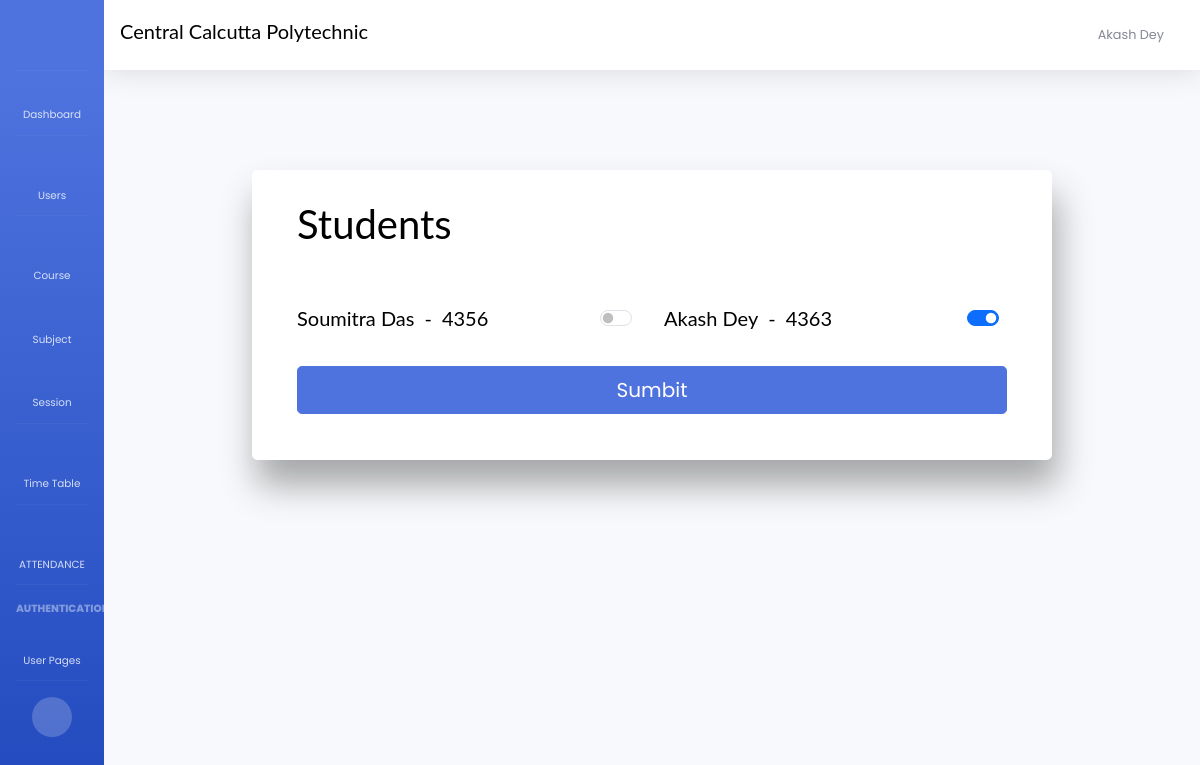
Before: /update_attendance/2/ (signed in) with the older database file.
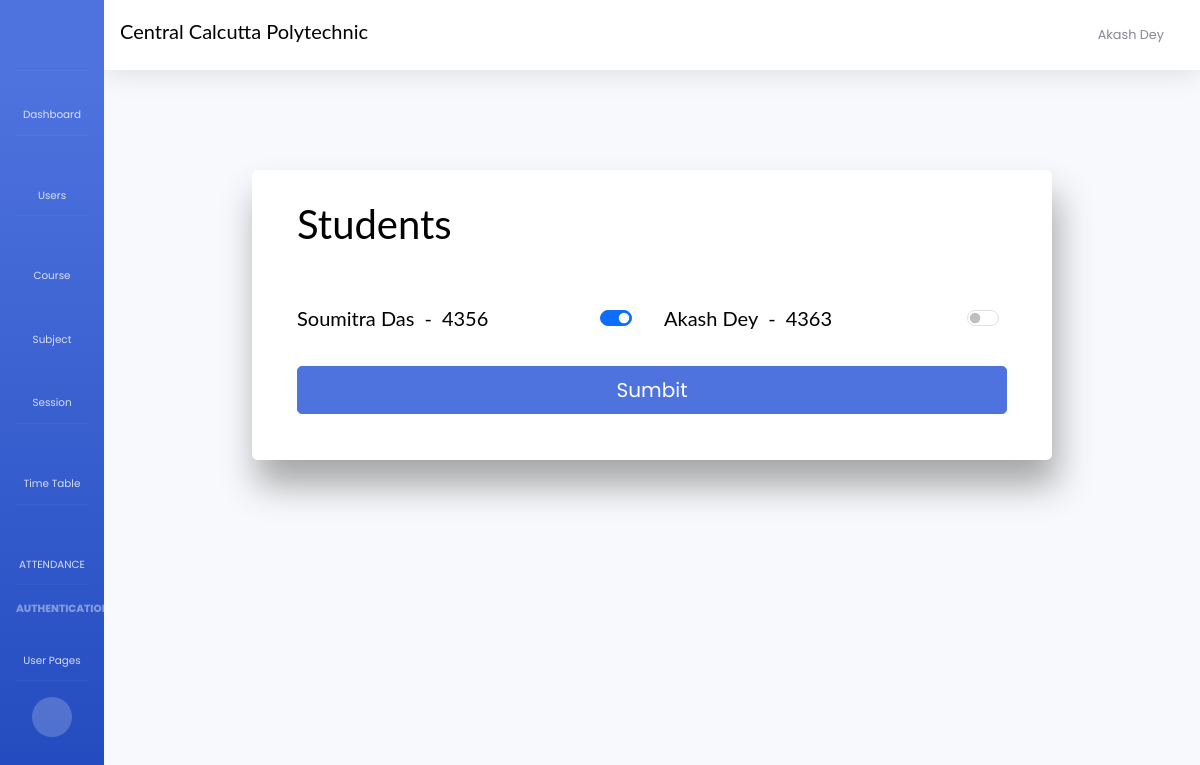
After: the same page with the newer database file.
### datamodule/models.py (models this page shows, shortened)
class AttendanceReport(models.Model):
    id=models.AutoField(primary_key=True)
    student_id=models.ForeignKey(Student,on_delete=models.DO_NOTHING)
    attendance_id=models.ForeignKey(Attendance,on_delete=models.CASCADE)
    status=models.BooleanField(default=False)
    created_at=models.DateTimeField(auto_now_add=True)
    updated_at=models.DateTimeField(auto_now_add=True)
    objects=models.Manager()

### usermodule/models.py (models this page shows, shortened)
class Student(models.Model):
    def wrapper(instance, filename):
        ext = filename.split('.')[-1]
        filename = '{}.{}'.format(instance.id, ext)
        return os.path.join("Student", filename)
    id=models.AutoField(primary_key=True)
    student = models.OneToOneField(CustomUser, on_delete=models.CASCADE)
    reg_id = models.CharField(max_length=10)
    photo = models.FileField(upload_to=wrapper)
    name = models.CharField(max_length=50)
    email = models.EmailField(unique=True)
    verified = models.BooleanField(default=False)
    dob = models.DateField()
    gender = models.CharField(max_length=10)
    phone = models.IntegerField()
    sem = models.ForeignKey(Semester, on_delete=models.SET_NULL, null=True)
    course_id=models.ForeignKey(Courses,on_delete=models.DO_NOTHING)
    created_at=models.DateTimeField(auto_now_add=True)
    updated_at=models.DateTimeField(auto_now=True)
    approved = models.BooleanField(default=False)
    objects=models.Manager()

### datamodule/views.py (the view, shortened to what this page needs)
# urls.py: path('attendance/', d_views.take_attendance, name="take_attendance"),
@login_required(login_url="/login")
def attendance(request, attendance_id):
    if check_approve(request):
        return redirect("waiting_student")
    user = request.user
    if int(user.user_type) == 1:
        User = HOD.objects.filter(hod=user, approved=True).first()
    elif int(user.user_type) == 2:
        User = Staff.objects.filter(staff=user, approved=True).first()
    elif int(user.user_type) == 3:
        return redirect("index")
    if request.method == "POST":
        att = Attendance.objects.get(id=attendance_id)
        for st in Student.objects.filter(sem = att.subject_id.subject_id.semester_id, course_id=att.subject_id.subject_id.course_id).order_by("reg_id"):
            if str(st.id) in request.POST:
                if not AttendanceReport.objects.filter(attendance_id=att, student_id=st).exists():
                    AttendanceReport.objects.create(attendance_id=att, student_id=st, status=False)
                Att = AttendanceReport.objects.get(attendance_id=att, student_id=st)
                Att.status = True
                Att.save()
            else:
                if not AttendanceReport.objects.filter(attendance_id=att, student_id=st).exists():
                    AttendanceReport.objects.create(attendance_id=att, student_id=st, status=False)
                Att = AttendanceReport.objects.get(attendance_id=att, student_id=st)
                Att.status = False
                Att.save()
        return redirect(reverse("show_attendance", args=(att.id, )))
    else:
        att = Attendance.objects.get(id=attendance_id)
        data = {
            "user": User,
            "usertype": usertypedata[int(user.user_type)],
            "student": AttendanceReport.objects.filter(attendance_id=att)
            }  # For initial load, no data
    return render(request, 'attendance.html', data)

### datamodule/views.py (called while the page is built)
def check_approve(request):
    user = request.user
    if int(user.user_type) == 1:
        User = HOD.objects.filter(hod=user).first()
    elif int(user.user_type) == 2:
        User = Staff.objects.filter(staff=user).first()
    elif int(user.user_type) == 3:
        User = Student.objects.filter(student=user).first()
    return User.approved==False

### templates/attendance.html (shortened to what this page needs)
{% extends 'base/base1.html' %}
{% load static %}
{% block main %}
<div class="container">
    <div class="wrapper rounded bg-white">
        <div class="h1 mb-5">Students</div>
        <form class="form"  enctype="multipart/form-data" method="post">
            <div class="form-group">
                <div class="row">
                {% for S in student %}
                    <div class="col-lg-6 col-md-6 col-sm-12 mt-md-0 mt-3">
                        <div class="form-check form-switch form-check-reverse h6">
                            <input class="form-check-input text-center mx-auto" type="checkbox" name="{{S.student_id.id}}" value="True" role="switch" id="toggleBtn{{S.student_id.id}}" {% if S.status %}checked{% endif %}>
                            <label class="form-check-label text-left h5 text-capitalize" for="toggleBtn{{S.student_id.id}}">{{S.student_id.name}}&ensp;-&ensp;{{S.student_id.reg_id|slice:"-4:"}}</label>
                        </div>
                    </div>
                {% endfor %}
                </div>
                <div class="d-flex justify-content-center ">
                    <button type="submit" class="btn btn-primary mt-3 btn-block btn-lg gradient-custom-4 ">Sumbit</button>
                </div>
            </div>
        </form>
    </div>
</div>
{% endblock main %}

Changed rows visible on the page:
changed AttendanceReport "Soumitra Das": status "☐" → "☑"
changed AttendanceReport "Akash Dey": status "☑" → "☐"
